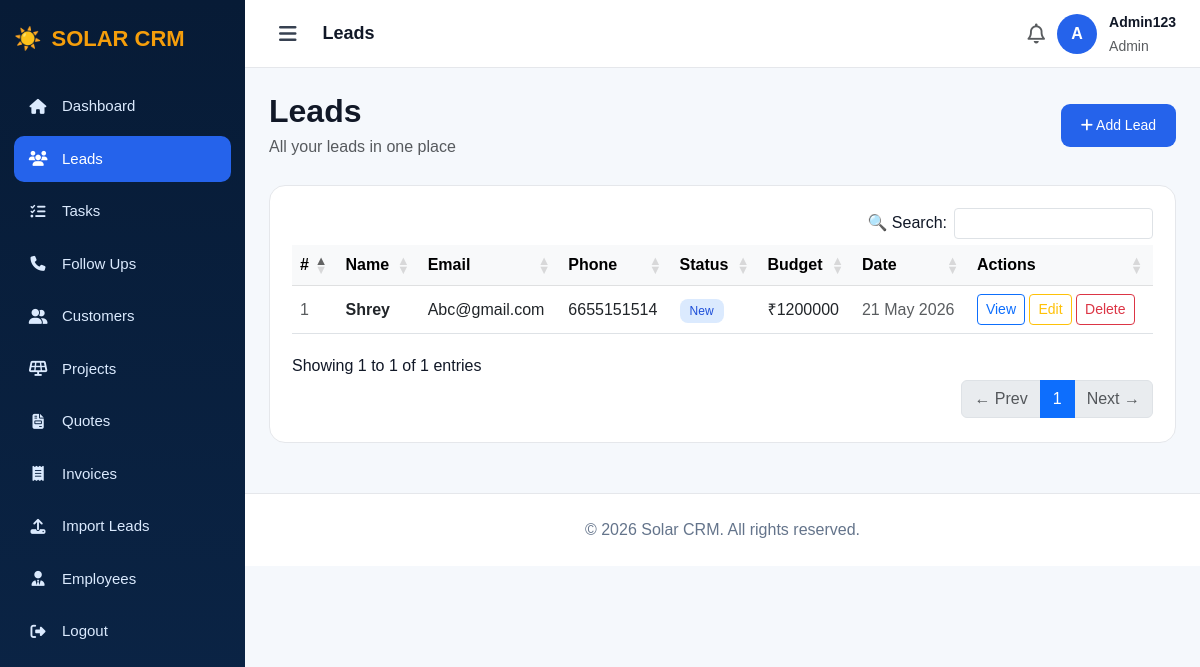
Page /leads/ (signed in) on the committed database.
### app/models.py (models this page shows, shortened)
class Lead(models.Model):
    STATUS_CHOICES = [
        ('New', 'New'),
        ('Contacted', 'Contacted'),
        ('Qualified', 'Qualified'),
        ('Proposal', 'Proposal'),
        ('Won', 'Won'),
        ('Lost', 'Lost'),
    ]
    name = models.CharField(max_length=100)
    email = models.EmailField()
    phone = models.CharField(max_length=15)
    description = models.TextField(blank=True, null=True)
    status = models.CharField(max_length=50, choices=STATUS_CHOICES, default='New')
    budget = models.DecimalField(max_digits=12, decimal_places=2, default=0)
    created_at = models.DateTimeField(auto_now_add=True)
    assigned_to = models.ForeignKey(User, on_delete=models.SET_NULL, null=True, blank=True, related_name='assigned_leads')

### app/views.py (the view)
# urls.py: path('leads/', views.leads, name='leads'),
@login_required
def leads(request):
    if request.user.is_superuser:
        leads = Lead.objects.all().order_by('-created_at')
    else:
        leads = Lead.objects.filter(assigned_to=request.user).order_by('-created_at')
    return render(request, 'leads.html', {'leads': leads})

### app/templates/leads.html (shortened to what this page needs)
<!DOCTYPE html>
<html>
<head>
    <link href="https://cdn.jsdelivr.net/npm/bootstrap@5.3.0/dist/css/bootstrap.min.css" rel="stylesheet">
    <link href="https://cdnjs.cloudflare.com/ajax/libs/font-awesome/6.5.1/css/all.min.css" rel="stylesheet">
    <link rel="stylesheet" href="https://cdn.datatables.net/1.13.6/css/dataTables.bootstrap5.min.css">
<link rel="stylesheet" href="https://cdn.datatables.net/buttons/2.4.1/css/buttons.bootstrap5.min.css">
</head>
<body>
<div class="sidebar" id="sidebar">
    <div class="brand">☀️ <span class="brand-text"><span>SOLAR</span> CRM</span></div>
   <div class="menu">
        <a href="/dashboard/"><i class="fa-solid fa-house"></i><span class="menu-label">Dashboard</span></a>
        <a href="/leads/" class="active"><i class="fa-solid fa-users"></i><span class="menu-label">Leads</span></a>
        <a href="/tasks/"><i class="fa-solid fa-list-check"></i><span class="menu-label">Tasks</span></a>
        <a href="/followups/"><i class="fa-solid fa-phone"></i><span class="menu-label">Follow Ups</span></a>
        {% if request.user.is_superuser %}
        <a href="/customers/"><i class="fa-solid fa-user-group"></i><span class="menu-label">Customers</span></a>
        <a href="/projects/"><i class="fa-solid fa-solar-panel"></i><span class="menu-label">Projects</span></a>
        <a href="/quotes/"><i class="fa-solid fa-file-invoice"></i><span class="menu-label">Quotes</span></a>
        <a href="/invoices/"><i class="fa-solid fa-receipt"></i><span class="menu-label">Invoices</span></a>
        <a href="/import/"><i class="fa-solid fa-upload"></i><span class="menu-label">Import Leads</span></a>
        <a href="/employees/"><i class="fa-solid fa-user-tie"></i><span class="menu-label">Employees</span></a>
        {% endif %}
        <a href="/logout/"><i class="fa-solid fa-right-from-bracket"></i><span class="menu-label">Logout</span></a>
    </div>
</div>
<div class="main" id="main">
    <div class="topbar">
        <div class="d-flex align-items-center gap-3">
            <button class="hamburger" onclick="toggleSidebar()"><i class="fa-solid fa-bars"></i></button>
            <strong style="font-size:18px;">Leads</strong>
        </div>
        <div class="admin-box">
            <i class="fa-regular fa-bell fs-5 text-muted"></i>
            <div class="avatar">{{ request.user.username|slice:":1"|upper }}</div>
            <div><strong style="font-size:14px;">{{ request.user.username }}</strong><br><small class="text-muted">Admin</small></div>
        </div>
    </div>
    <div class="content">
        <div class="page-header">
            <div><h2>Leads</h2><p class="text-muted mb-0">All your leads in one place</p></div>
            <a href="/add-lead/" class="add-btn"><i class="fa-solid fa-plus"></i> Add Lead</a>
        </div>
        <div class="panel">
            {% if leads %}
            <div class="table-responsive">
                <table id="dataTable" class="table table-hover align-middle mb-0">
                    <thead class="table-light">
                        <tr><th>#</th><th>Name</th><th>Email</th><th>Phone</th><th>Status</th><th>Budget</th><th>Date</th><th>Actions</th></tr>
                    </thead>
                    <tbody>
                        {% for lead in leads %}
                        <tr>
                            <td class="text-muted">{{ forloop.counter }}</td>
                            <td><strong>{{ lead.name }}</strong></td>
                            <td>{{ lead.email }}</td>
                            <td>{{ lead.phone }}</td>
                            <td><span class="badge-soft badge-{{ lead.status|lower }}">{{ lead.status }}</span></td>
                            <td>₹{{ lead.budget|floatformat:0 }}</td>
                            <td class="text-muted">{{ lead.created_at|date:"d M Y" }}</td>
                           <td>
    <a href="/lead/{{ lead.id }}/" class="btn btn-sm btn-outline-primary">View</a>
    <a href="/edit-lead/{{ lead.id }}/" class="btn btn-sm btn-outline-warning">Edit</a>
    {% if request.user.is_superuser %}
    <a href="/delete-lead/{{ lead.id }}/" class="btn btn-sm btn-outline-danger" onclick="return confirm('Delete this lead?')">Delete</a>
    {% endif %}
</td>
                        </tr>
                        {% endfor %}
                    </tbody>
                </table>
            </div>
            {% else %}
            <div class="text-center py-5">
                <i class="fa-solid fa-users fa-3x text-muted mb-3"></i>
                <p class="text-muted">No leads yet.</p>
                <a href="/add-lead/" class="add-btn">+ Add First Lead</a>
            </div>
            {% endif %}
        </div>
    </div>
    <div class="footer">© 2026 Solar CRM. All rights reserved.</div>
</div>
</body>
</html>

### app/templates/leads.html (style rules this page uses)
* { box-sizing: border-box; }
body { margin: 0; background: #f5f8fc; font-family: Arial, sans-serif; color: #111827; }
.sidebar { width: 245px; height: 100vh; position: fixed; left: 0; top: 0; background: linear-gradient(180deg, #071b36, #0b2547); color: white; padding: 22px 14px; overflow-y: auto; overflow-x: hidden; transition: width 0.3s ease; z-index: 1000; }
.brand { font-size: 22px; font-weight: 800; margin-bottom: 28px; display: flex; align-items: center; gap: 10px; white-space: nowrap; overflow: hidden; }
.brand span { color: #f59e0b; }
.menu a { display: flex; align-items: center; gap: 14px; padding: 12px 14px; margin-bottom: 6px; color: #dbeafe; text-decoration: none; border-radius: 10px; font-size: 15px; white-space: nowrap; overflow: hidden; transition: all 0.2s; }
.menu a i { flex-shrink: 0; width: 20px; text-align: center; }
.menu a.active, .menu a:hover { background: #2563eb; color: white; }
.main { margin-left: 245px; min-height: 100vh; transition: margin-left 0.3s ease; }
.topbar { height: 68px; background: white; border-bottom: 1px solid #e5e7eb; padding: 0 24px; display: flex; align-items: center; justify-content: space-between; position: sticky; top: 0; z-index: 999; }
.hamburger { cursor: pointer; font-size: 20px; color: #374151; background: none; border: none; padding: 6px 10px; border-radius: 8px; transition: background 0.2s; }
.admin-box { display: flex; align-items: center; gap: 12px; }
.avatar { width: 40px; height: 40px; border-radius: 50%; background: #2563eb; display: flex; align-items: center; justify-content: center; color: white; font-weight: bold; font-size: 16px; }
.content { padding: 24px; }
.page-header { display: flex; justify-content: space-between; align-items: center; margin-bottom: 26px; }
.page-header h2 { font-weight: 800; margin-bottom: 5px; }
.add-btn { background: #2563eb; color: white; border: none; padding: 11px 20px; border-radius: 9px; text-decoration: none; font-size: 14px; }
.badge-soft { padding: 5px 10px; border-radius: 8px; font-size: 12px; }
.badge-new { background: #dbeafe; color: #1d4ed8; }
.panel { background: white; border: 1px solid #e5e7eb; border-radius: 16px; padding: 22px; }
.footer { text-align: center; padding: 24px; color: #64748b; border-top: 1px solid #e5e7eb; background: white; margin-top: 26px; }

### rows in the picture
Lead: name "Shrey", email "Abc@gmail.com", phone "6655151514", status "New", budget "1200000", created_at "21 May 2026"

### other values in the picture
{{ request.user.username|slice:":1"|upper }} "A"
{{ request.user.username }} "Admin123"
